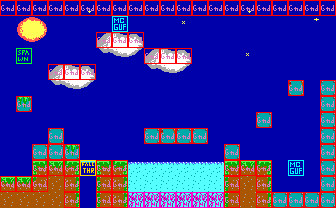

A 2D game scene composited from a Tiled map and its tileset images. What follows is a short description and the map's XML, with every tile layer's data as written:
An orthogonal 21x13 tile map with 16x16 px tiles, 2 tile layers (bg, col), 2 tilesets.

<map version="1.4" tiledversion="1.4.1" orientation="orthogonal" renderorder="right-down" width="21" height="13" tilewidth="16" tileheight="16" infinite="0" nextlayerid="3" nextobjectid="11">
 <tileset firstgid="1" source="tileset.tsx" />
 <tileset firstgid="241" source="obj.tsx" />
 <layer id="1" name="bg" width="21" height="13">
  <data encoding="csv">
45,45,45,45,45,24,45,45,45,45,45,45,45,45,45,24,45,45,45,45,45,
45,1,2,45,45,45,45,45,45,45,45,23,45,45,45,45,45,45,45,3,45,
45,21,22,45,45,45,5,6,7,45,45,45,45,45,45,45,45,45,45,45,45,
45,45,45,45,45,45,25,26,27,5,6,7,45,45,45,23,45,45,45,45,45,
45,45,45,5,6,7,45,45,45,25,26,27,45,45,45,45,45,45,45,45,45,
45,45,45,25,26,27,45,45,45,45,45,45,45,45,45,45,45,45,61,45,41,
45,42,45,45,45,45,45,45,45,45,45,45,45,45,45,45,45,45,45,45,41,
45,45,45,45,45,45,45,45,45,45,45,45,45,45,45,45,41,45,45,45,41,
45,45,45,41,45,45,45,45,45,41,61,41,41,45,45,45,45,45,45,45,41,
45,45,41,41,42,45,45,45,45,45,45,45,45,45,41,45,45,45,45,45,41,
45,45,82,83,84,65,82,84,85,85,85,85,85,85,82,83,84,45,45,45,41,
83,83,122,103,104,81,102,104,105,105,105,105,105,105,102,103,104,45,45,45,41,
103,103,103,103,104,81,102,104,106,106,106,106,106,106,102,123,104,41,41,41,41
</data>
 </layer>
 <layer id="2" name="col" width="21" height="13">
  <data encoding="csv">
242,242,242,242,242,242,242,242,242,242,242,242,242,242,242,242,242,242,242,242,242,
241,241,241,241,241,241,241,247,241,241,241,241,241,241,241,241,241,241,241,241,241,
241,241,241,241,241,241,242,242,242,241,241,241,241,241,241,241,241,241,241,241,241,
241,243,241,241,241,241,241,241,241,242,242,242,241,241,241,241,241,241,241,241,241,
241,241,241,242,242,242,241,241,241,241,241,241,241,241,241,241,241,241,241,241,241,
241,241,241,241,241,241,241,241,241,241,241,241,241,241,241,241,241,241,242,241,242,
241,242,241,241,241,241,241,241,241,241,241,241,241,241,241,241,241,241,241,241,242,
241,241,241,241,241,241,241,241,241,241,241,241,241,241,241,241,242,241,241,241,242,
241,241,241,242,241,241,241,241,241,242,242,242,242,241,241,241,241,241,241,241,242,
241,241,242,242,242,241,241,241,241,241,241,241,241,241,242,241,241,241,241,241,242,
241,241,242,242,242,245,242,242,241,241,241,241,241,241,242,242,242,241,247,241,242,
242,242,242,241,242,241,242,242,241,241,241,241,241,241,242,241,242,241,241,241,242,
0,0,0,0,242,0,242,242,244,244,244,244,244,244,242,0,242,242,242,242,242
</data>
 </layer>
</map>
